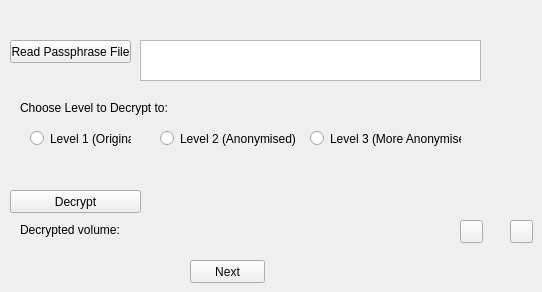
     <widget class="QWidget" name="tab_8">
      <attribute name="title">
       <string>Decryption</string>
      </attribute>
      <widget class="QRadioButton" name="rbt_level3">
       <property name="geometry">
        <rect>
         <x>310</x>
         <y>130</y>
         <width>151</width>
         <height>17</height>
        </rect>
       </property>
       <property name="text">
        <string>Level 3 (More Anonymised)</string>
       </property>
      </widget>
      <widget class="QPushButton" name="btn_readPassphrase">
       <property name="geometry">
        <rect>
         <x>10</x>
         <y>40</y>
         <width>121</width>
         <height>23</height>
        </rect>
       </property>
       <property name="text">
        <string>Read Passphrase File</string>
       </property>
      </widget>
      <widget class="QPushButton" name="btnDecrypt">
       <property name="geometry">
        <rect>
         <x>10</x>
         <y>190</y>
         <width>131</width>
         <height>23</height>
        </rect>
       </property>
       <property name="text">
        <string>Decrypt</string>
       </property>
      </widget>
      <widget class="QRadioButton" name="rbt_level1">
       <property name="geometry">
        <rect>
         <x>30</x>
         <y>130</y>
         <width>101</width>
         <height>17</height>
        </rect>
       </property>
       <property name="text">
        <string>Level 1 (Original)</string>
       </property>
      </widget>
      <widget class="QLabel" name="label_4">
       <property name="geometry">
        <rect>
         <x>20</x>
         <y>100</y>
         <width>151</width>
         <height>16</height>
        </rect>
       </property>
       <property name="text">
        <string>Choose Level to Decrypt to:</string>
       </property>
      </widget>
      <widget class="QRadioButton" name="rbt_level2">
       <property name="enabled">
        <bool>true</bool>
       </property>
       <property name="geometry">
        <rect>
         <x>160</x>
         <y>130</y>
         <width>151</width>
         <height>17</height>
        </rect>
       </property>
       <property name="text">
        <string>Level 2 (Anonymised)</string>
       </property>
      </widget>
      <widget class="QTextEdit" name="txt_passphrase">
       <property name="geometry">
        <rect>
         <x>140</x>
         <y>40</y>
         <width>341</width>
         <height>41</height>
        </rect>
       </property>
      </widget>
      <widget class="QLabel" name="label_decrypted_volume">
       <property name="geometry">
        <rect>
         <x>20</x>
         <y>220</y>
         <width>421</width>
         <height>20</height>
        </rect>
       </property>
       <property name="font">
        <font>
         <weight>50</weight>
         <bold>false</bold>
        </font>
       </property>
       <property name="text">
        <string>Decrypted volume:</string>
       </property>
      </widget>
      <widget class="QLabel" name="label_decryption_time">
       <property name="geometry">
        <rect>
         <x>170</x>
         <y>190</y>
         <width>151</width>
         <height>20</height>
        </rect>
       </property>
       <property name="font">
        <font>
         <weight>75</weight>
         <bold>true</bold>
        </font>
       </property>
       <property name="text">
        <string/>
       </property>
      </widget>
      <widget class="QPushButton" name="btn_open_decrypted_folder">
       <property name="geometry">
        <rect>
         <x>510</x>
         <y>220</y>
         <width>23</width>
         <height>23</height>
        </rect>
       </property>
       <property name="text">
        <string/>
       </property>
      </widget>
      <widget class="QPushButton" name="decrypt_next_pushButton">
       <property name="geometry">
        <rect>
         <x>190</x>
         <y>260</y>
         <width>75</width>
         <height>23</height>
        </rect>
       </property>
       <property name="text">
        <string>Next</string>
       </property>
      </widget>
      <widget class="QPushButton" name="btn_dec_volume_location">
       <property name="geometry">
        <rect>
         <x>460</x>
         <y>220</y>
         <width>23</width>
         <height>23</height>
        </rect>
       </property>
       <property name="text">
        <string/>
       </property>
      </widget>
     </widget>
